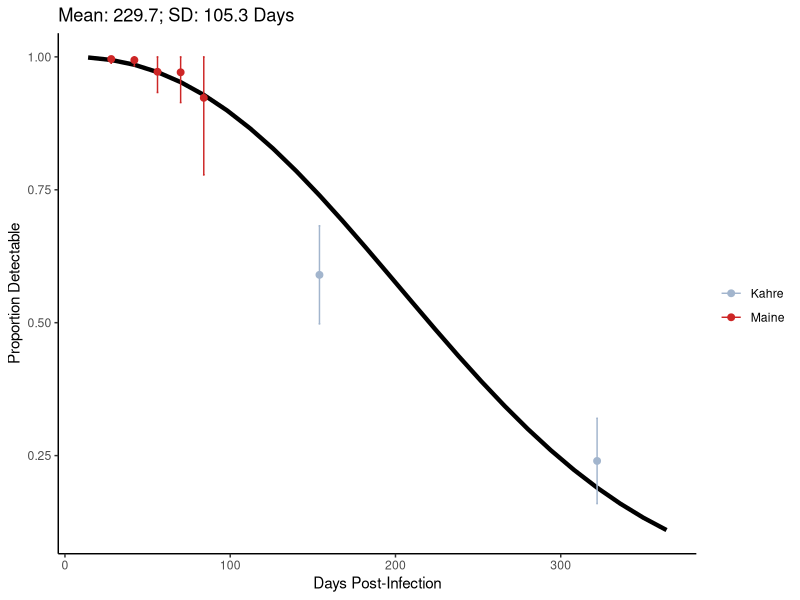
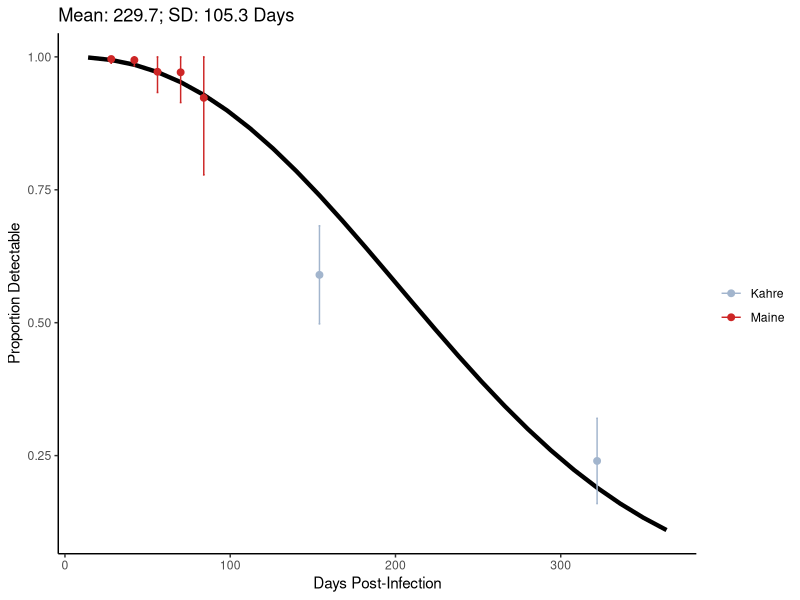

Reproduce these figures in R, in order.
library(ggplot2)
library(gridExtra)

# Calculates a likelihood for fitting the mean & sd of a weibull
# Assuming weighted least squares (normally distributed measurement error with known sd's for the data)
#  - actually just doing ordinary least squares for now but if you update the variance lines below (lines 30 & 43) with the data variances it will do weighted!
# Converted this function from Josh's plot function
likelihood = function(params){
  mean <- params[1]
  sd <- params[2]
  
  # Calculate the shape and scale parameters for a Weibull distribution for time 
  # from seroconversion to seroreversion
  sum.r <- (mean^2 + sd^2)/mean^2
  fn <- function (x, sum) {lgamma(1+2/x) - 2*lgamma(1+1/x) - log(sum)}
  shape <- uniroot(fn, sum=sum.r, c(0.01,100), extendInt = "yes", maxiter = 10000)$root
  scale <- mean/(gamma(1+1/shape))
  
  #get cumulative probability of seroreversion for 2-week periods from weibull distribution
  p_undetectable <- pweibull(seq(0,365,(365/26)), shape = shape, scale = scale)[-1]
  
  #convert to probability of remaining detectable
  p_detectable <- 1-p_undetectable
  
  data <- data.frame("days" = seq(14,365,14), 
                          "p_detectable" = p_detectable,
                          "Kahre" = c(rep(NA,10),0.59,rep(NA,11),0.24,rep(NA,3)),
                          "Kahre.var" = c(rep(NA,10),(.59*.41)/109, 
                                          rep(NA,11), (.24*.76)/109, rep(NA,3)),

                          "Maine" = c(NA,.996,.994,.972,.971,.923,rep(NA,20)),
                          "Maine.var" = c(NA,
                                          (.996*.004)/248,
                                          (.994*.006)/179,
                                          (.972*.028)/71,
                                          (.971*.029)/34,
                                          (.923*.077)/13,
                                          rep(NA,20))
                          )
  
  likelihood = sum( (data$p_detectable - data$Kahre)^2/data$Kahre.var, na.rm = TRUE) + 
    sum( (data$p_detectable - data$Maine)^2/data$Maine.var, na.rm = TRUE)
  
  return(likelihood)
}

# Starting parameter estimates
startpars = c("m" = 8*365/12, "s" = 100)

# Fit to the data!
fit = optim(par = startpars, fn = likelihood)



plot.weibull <- function(m,s){
  mean <- m 
  sd <- s
  
  # Calculate the shape and scale parameters for a Weibull distribution for time 
  # from seroconversion to seroreversion
  sum.r <- (mean^2 + sd^2)/mean^2
  fn <- function (x, sum) {lgamma(1+2/x) - 2*lgamma(1+1/x) - log(sum)}
  shape <- uniroot(fn, sum=sum.r, c(0.01,100), extendInt = "yes", maxiter = 10000)$root
  scale <- mean/(gamma(1+1/shape))
  
  #get cumulative probability of seroreversion for 2-week periods from weibull distribution
  p_undetectable <- pweibull(seq(0,365,(365/26)), shape = shape, scale = scale)[-1]
  
  #convert to probability of remaining detectable
  p_detectable <- 1-p_undetectable
  
  plot.data <- data.frame("days" = seq(14,365,14), 
                          "p_detectable" = p_detectable,
                          "Kahre" = c(rep(NA,10),0.59,rep(NA,11),0.24,rep(NA,3)),
                          "Kahre.upper" = c(rep(NA,10),
                                            0.59 + 1.96*sqrt((.59*.41)/109),
                                            rep(NA,11),
                                            0.24 + 1.96*sqrt((.24*.76)/109),
                                            rep(NA,3)),
                          "Kahre.lower" = c(rep(NA,10),
                                            0.59 - 1.96*sqrt((.59*.41)/109),
                                            rep(NA,11),
                                            0.24 - 1.96*sqrt((.24*.76)/109),
                                            rep(NA,3)),
                          "Maine" = c(NA,.996,.994,.972,.971,.923,rep(NA,20)),
                          "Maine.upper" = c(NA,1,1,1,1,1,rep(NA,20)),
                          "Maine.lower" = c(NA,.988,.983,.933,.914,.778,rep(NA,20)))
  
  plot <- ggplot(data = plot.data, aes(x=days,y=p_detectable)) +
    geom_line(size=1.5) +
    geom_point(aes(y=Maine, color="Maine"), size=2) +
    geom_errorbar(aes(ymin=Maine.lower, ymax=Maine.upper, color="Maine"), width=1,
                  position=position_dodge(0.05)) +
    geom_point(aes(y=Kahre, color="Kahre"), size=2) +
    geom_errorbar(aes(ymin=Kahre.lower, ymax=Kahre.upper, color="Kahre"), width=1,
                  position=position_dodge(0.05)) +
    ggtitle(paste0("Mean: ",round(m,1),"; SD: ",round(s, 1)," Days")) +
    ylab("Proportion Detectable") +
    xlab("Days Post-Infection") +
    scale_color_manual(labels = c("Kahre","Maine"), 
                       values = c("Maine"="firebrick3","Kahre"="lightsteelblue3"), 
                       name = "") +
    theme_classic()
  
  #curve(pweibull(x, shape = shape, scale = scale), from = 0, to = 365)
  return(plot)
}

# Plot the resulting fitted parameters
pdf("S:/Monto_Ohmit/Sam Harrison/Burden - B117/documents/results/weibull_fit.pdf",
    width = 8, height = 6)
  plot.weibull(fit$par[1],fit$par[2])
dev.off() 

jpeg("S:/Monto_Ohmit/Sam Harrison/Burden - B117/documents/results/weibull_fit.jpg",
    width = 8, height = 6, units = "in", res = 800)
plot.weibull(fit$par[1],fit$par[2])
dev.off() 

